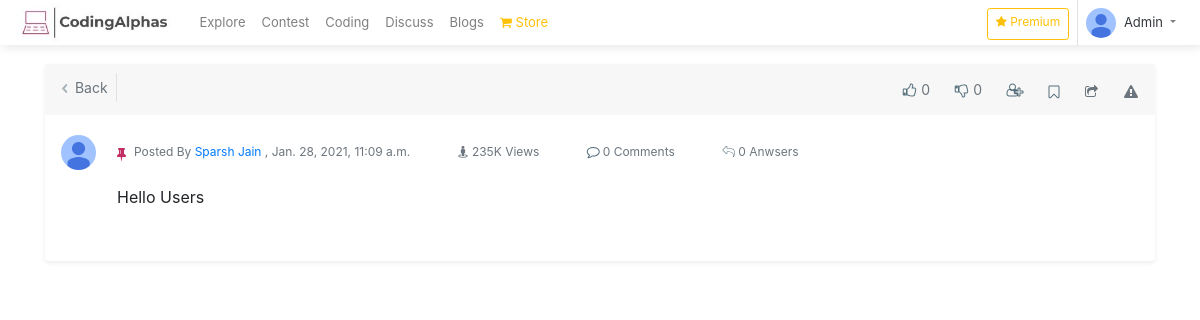
The app's page /discuss/General/inbox/1/ (signed in) with its own data.
### Core/models.py (models this page shows, shortened)
class Profile(models.Model):
    user = models.OneToOneField(User, on_delete=models.CASCADE)
    first_name = models.CharField(max_length=50, blank=True,default="")
    last_name = models.CharField(max_length=50, blank=True,default="")
    email = models.EmailField(max_length=50, blank=True,default="")
    phone_number = models.CharField(max_length=13, blank=True,default="")
    avatar = models.ImageField(upload_to='users/images',blank=False,default = 'users/images/default.jpg')
    headline = models.CharField(max_length=1000, blank=True,default="")
    bio = models.TextField(blank=True,default="")
    address = models.CharField(max_length=50, blank=True,default="")
    city = models.CharField(max_length=50, blank=True,default="")
    state  = models.CharField(max_length=50, blank=True,default="")
    country = models.CharField(max_length=50, blank=True,default="")
    date_of_birth = models.CharField(max_length=13, blank=True,default="")
    follow = models.ManyToManyField(User,default=None,blank=True,related_name="follow_title")
    following = models.ManyToManyField(User,default=None,blank=True,related_name="following_title")
    signup_confirmation = models.BooleanField(default=False)
    instagram = models.CharField(max_length=1000,blank=True,null=True)
    facebook = models.CharField(max_length=1000,blank=True,null=True)
    twitter = models.CharField(max_length=1000,blank=True,null=True)
    college = models.CharField(max_length=1000, blank=True,default="")
    medium = models.CharField(max_length=1000,blank=True,null=True)
    quora = models.CharField(max_length=1000,blank=True,null=True)
    other = models.CharField(max_length=1000,blank=True,null=True)
    favourities = models.ManyToManyField(Articles,blank=True,related_name="articles_titles")
    subscribe = models.ManyToManyField(User,default=None,blank=True,related_name="subscribe_title")
    mute = models.ManyToManyField(User,default=None,blank=True,related_name="mute_title")

### discuss/models.py (models this page shows, shortened)
class Quora(models.Model):
    CHOICE = (
        ('General','General'),('Experience','Experience'),('Question','Question'),('Support','Support')
    )
    user = models.ForeignKey(User, related_name='Quora_User', to_field='username', on_delete=models.CASCADE,default="")
    title = RichTextUploadingField(unique = True,blank=True)
    title2 = models.CharField(max_length=10000,blank=True)
    tags = models.CharField(max_length=1000,blank=True)
    like = models.ManyToManyField(User,related_name="Quora_likes",blank=True)
    dislike = models.ManyToManyField(User,related_name="Quora_dislikes",blank=True)
    created = models.DateTimeField(auto_now_add=True,null=True)
    anonymous = models.BooleanField(default = False)
    category = models.CharField(max_length=1000,choices = CHOICE,default="General")
    pinned = models.BooleanField(default=False)

### discuss/views.py (the view)
# urls.py: path("<method>/inbox/<id>/",views.inside,name='inside'),
def inside(request,method,id):
    context = {}
    context['method'] = method
    context['data'] = Quora.objects.get(id = id)
    return render(request,'discuss/inside.html',context)

### discuss/templates/discuss/inside.html (shortened to what this page needs)
{% extends 'Core/snippets/base.html' %}
{% load shortcut %}
{% load crispy_forms_tags %}
{% block header %}
{% include 'Core/snippets/header.html' %}
{% endblock %}
{% block body %}
<div class="container">
    <div class="row">
        <div class="col-12 mt-5 pt-3">
            <div class="card shadow-sm border-0">
                <div class="card-header border-0 p-2">
                    <div class="d-flex justify-content-between">
                        <div>
                            <a href="/discuss/?method={{method}}" class="btn btn-sm text-muted border-right"><i class="fa fa1 fa-angle-left mr-1"></i> Back</a>
                        </div>
                        <div class="d-flex align-items-center">
                            <a class="btn btn-sm text-muted pr-1 ml-2" title="Upvote" data-toggle="tooltip"><i class="fa fa2 fa-thumbs-up"></i></a> <span class="text-muted " style="font-size: 14px;">{{data.like.all.count}}</span>
                            <a class="btn btn-sm text-muted ml-3 pr-1" title="Downvote" data-toggle="tooltip"><i class="fa fa2 fa-thumbs-down"></i></a><span class="text-muted " style="font-size: 14px;">{{data.dislike.all.count}}</span>
                            <a class="btn btn-sm text-muted ml-3" title="Follow" data-toggle="tooltip"> <i class="fa fa2 fa-user-plus"></i></a>
                            <a class="btn btn-sm text-muted mt-1 ml-2" title="Bookmark" data-toggle="tooltip"><i class="fa fa2 fa-bookmark"></i></a>
                            <a class="btn btn-sm text-muted ml-2" title="Share" data-toggle="tooltip"><i class="fa fa-share-square-o mt-2"></i></a>
                            <a class="btn btn-sm text-muted mt-1 ml-2" title="Report" data-toggle="tooltip"><i class="fa  fa-exclamation-triangle"></i></a>
                        </div>
                    </div>
                </div>
                <div class="card-body pl-5 pr-5">
                    <div style="position: absolute; left:1rem;">
                        <img src="/media/{{data.user.profile.avatar}}" style="width:35px; height:35px; border-radius:50%;">
                    </div>
                    <div class="pl-4">
                        {% if method != 'General' %}
                        <h5 class=" text-dark mt-1">
                            {% if data.pinned %}
                            <i class="fa fa-thumb-tack" style="color:#C42D63"></i>
                            {% endif %}
                            {{data.title2}}
                        </h5>
                        <div class="text-muted d-flex justify-content-start pt-3" style="font-size: 12px;">
                            <p class="">Posted By {% if data.anonymous %}<span class="text-dark" style="font-weight: 600;">Anonymous User</span> {%else%} <a href="/profile/{{data.user}}/">{{data.user.profile.first_name}} {{data.user.profile.last_name}}</a>{% endif %} , {{data.created}} </p>
                            <span class="ml-5"><i class="fa fa-street-view"></i> 235K Views</span>
                            <span class="ml-5"><i class="fa fa-comment fa2"></i> {{data.quora_comment.all.count}} Comments</span>
                        </div>
                        {% else %}
                        <div class="text-muted d-flex justify-content-start pt-2" style="font-size: 12px;">
                            {% if data.pinned %}
                                <i class="fa fa-thumb-tack mt-1 mr-2" style="color:#C42D63; font-size:14px; "></i>
                            {% endif %}
                            <p class="">Posted By {% if data.anonymous %}<span class="text-dark" style="font-weight: 600;">Anonymous User</span> {%else%} <a href="/profile/{{data.user}}/">{{data.user.profile.first_name}} {{data.user.profile.last_name}}</a>{% endif %} , {{data.created}} </p>
                            <span class="ml-5"><i class="fa fa-street-view"></i> 235K Views</span>
                            <span class="ml-5"><i class="fa fa-comment fa2"></i> {{data.quora_comment.all.count}} Comments</span>
                            <span class="ml-5"><i class="fa fa-reply fa1"></i> {{data.Quora_anwsers.all.count}} Anwsers</span>
                        </div>
                        <div class="mt-2">
                                {{data.title|safe}}
                        </div>
                        {% endif %}
                    </div>
                    <div class="pl-4 pt-3">
                    </div>
                </div>
            </div>
        </div>
    </div>
</div>
{% endblock %}

### Core/templates/Core/snippets/header.html (shortened to what this page needs)
{% load static %}
<nav class="navbar navbar-expand-lg navbar-light fixed-top navbar-bg" style="height: 45px; font-size: 13px; z-index:2; box-shadow:2px 2px 10px rgb(0,0,0,0.1); background-color: white;">
 <a class="navbar-brand text-dark "style="font-weight:600; letter-spacing:1px;" href="/"><img src="/media/users/logo.jpg" style="height:40px;"></a>
     <div class="navbar-collapse collapse" style="display: flex; justify-content: space-between;">
         <ul class="navbar-nav">
             <li class="nav-item">
               <a class="nav-link" href="#">Explore</a>
             </li>
             <li class="nav-item"><a class="nav-link" href="#">Contest</a></li>
             <li class="nav-item">
               <a class="nav-link" href="">Coding</a>
             </li>
             <li class="nav-item">
                <a class="nav-link" href="{% url 'discuss_homepage' %}">Discuss</a>
              </li>
     <li class="nav-item">
        <a class="nav-link " href="#">Blogs</a>
      </li>
                   <li class="nav-item dropdown" >
                     <a class="nav-link text-warning "  id="navbarDropdownMenuLink" data-toggle="dropdown" aria-haspopup="true" aria-expanded="false"><i class="fa fa-shopping-cart"></i> Store</a>
                   </li>
                 </ul>
         <ul class="navbar-nav ">
            {% if request.user.is_authenticated %}
             <li class="nav-item mr-2 mt-2">
                 <a class="btn p-1 pb-2 pr-2 pl-2 btn-sm btn-outline-warning" style="font-size: 12px;"  href=" 'premium' %}"><i class="fa fa-star "></i> Premium</a>
             </li>
             <li class="nav-item dropdown border-left" >
                 <a class="nav-link dropdown-toggle d-none d-sm-inline-block" href="#" data-toggle="dropdown">
     <img src="/media/{{user.profile.avatar}}" class="avatar img-fluid  mr-1 rounded-circle"  style="width:30px;"/> <span class="text-dark">{{user.username}}</span>
   </a>
             </li>
             {% else %}
             <li class="nav-item">
                 <a class="nav-lin  btn btn-sm border-left" data-toggle="modal" data-target="#exampleModalCenter">
                    <i class="align-middle" data-feather="log-in"></i> Sign In
                 </a>
             </li>
             {% endif %}
         </ul>
     </div>
 </nav>

### records on screen
Quora: like.all.count "0", dislike.all.count "0", user.profile.avatar (placeholder picture), user.profile.first_name "Sparsh", user.profile.last_name "Jain", created "Jan. 28, 2021, 11:09 a.m.", quora_comment.all.count "0", Quora_anwsers.all.count "0", title "Hello Users"

### other values on screen
{{ user.username }} "Admin"
